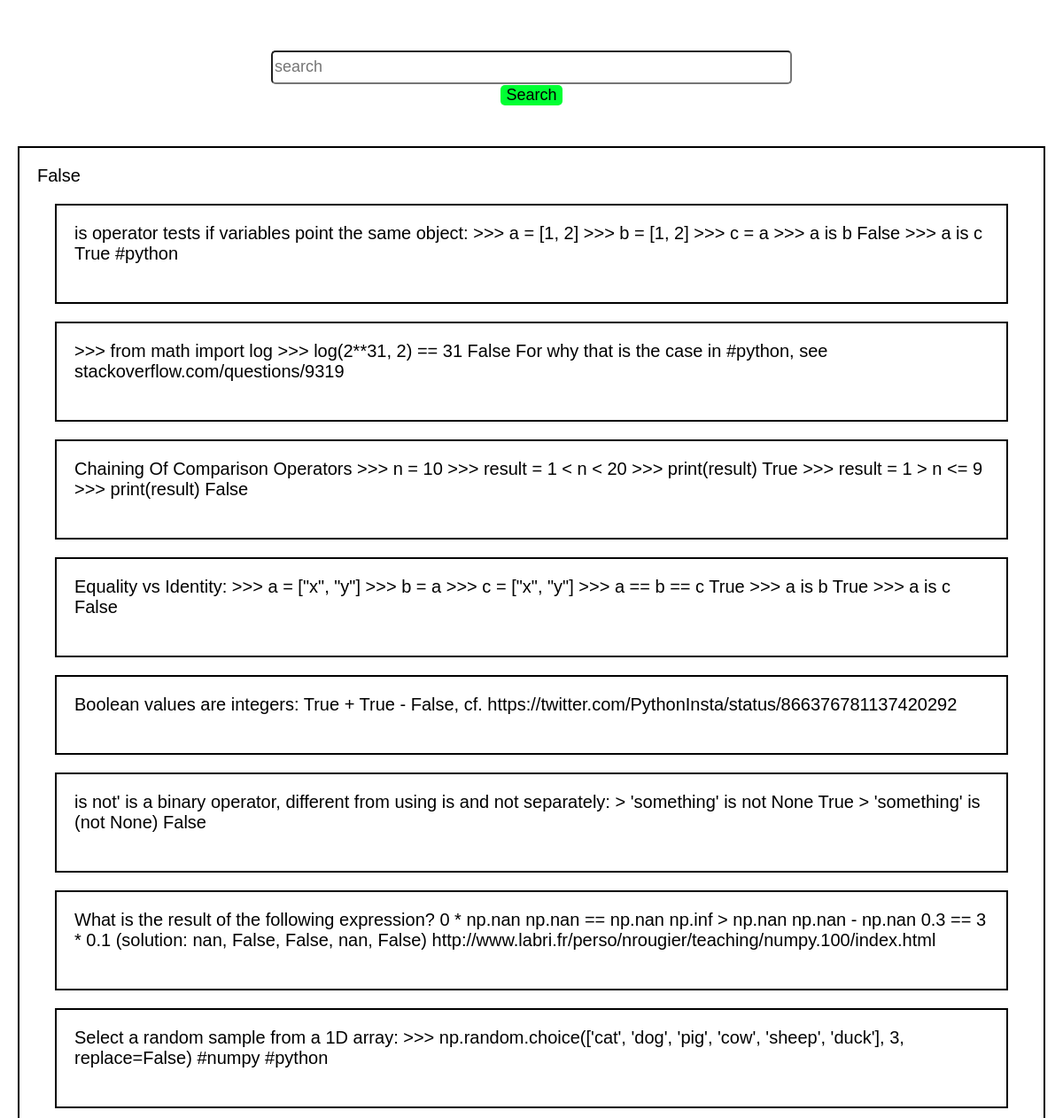
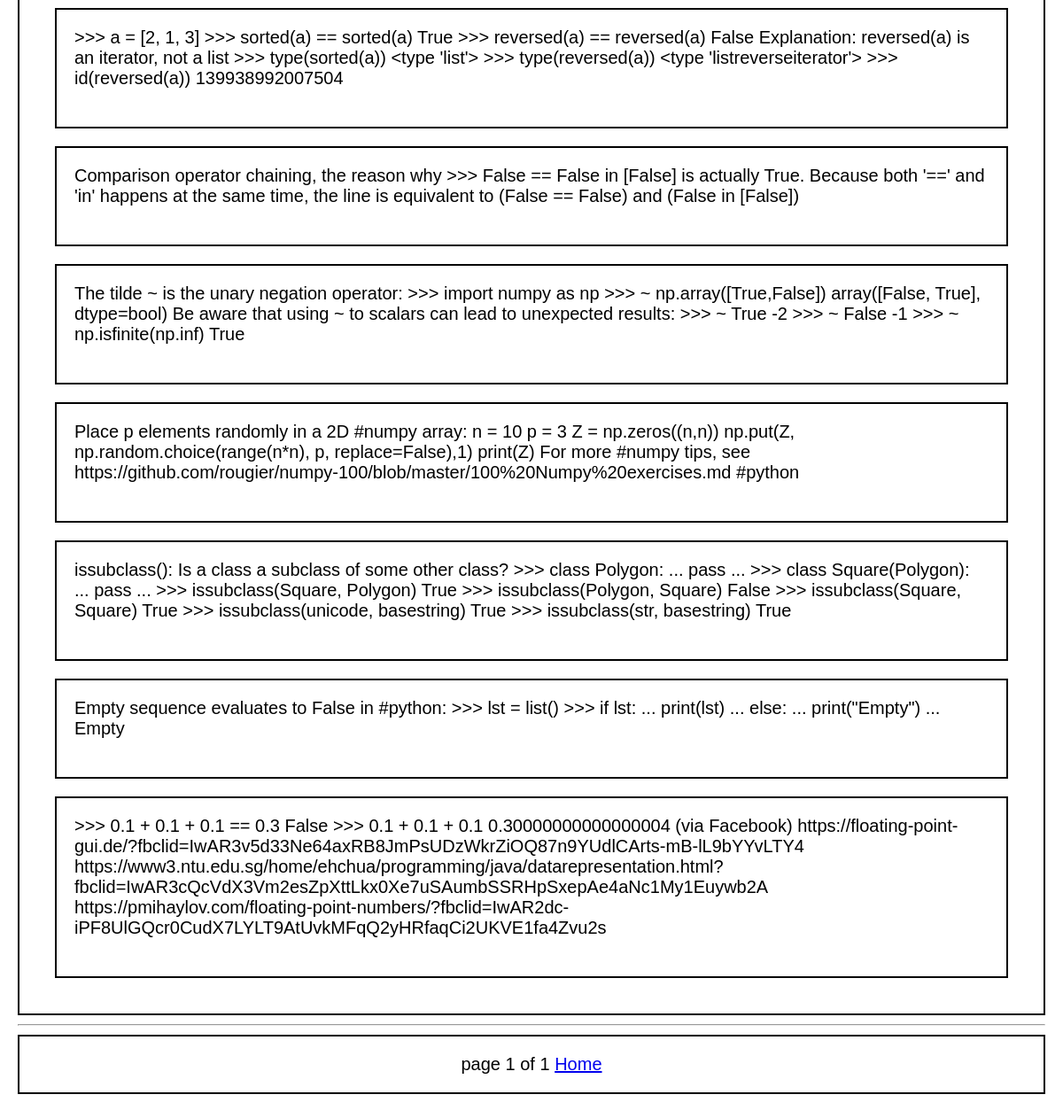
The app's page /search/ with its own data (2 pictures, top to bottom).
### tips/models.py (models this page shows)
class Tweet(models.Model):
    username = models.CharField(max_length=140, blank=False, null=False)
    tip = models.CharField(max_length=140, blank=False, null=False)
    email = models.EmailField(max_length=200, blank=True, null=True)
    created_at = models.DateTimeField(max_length=100, auto_now_add=True,)
    updated = models.DateTimeField(auto_now=True, blank=True)
    def __str__(self):
        return f'{self.tip}'

### tips/views.py (the view)
def search_result(request):
    template = 'tips/search_result.html'
    searchword = request.GET.get('query', False)
    python_tips = Tweet.objects.filter(tip__contains=searchword)
    page_number = request.GET.get('page')
    paginator = Paginator(python_tips, 20)
    try:
        tweets = paginator.page(page_number)
    except PageNotAnInteger:
        tweets = paginator.page(1)
    except EmptyPage:
        tweets = paginator.page(paginator.num_pages)
    context = {'tweets': tweets, 'searchword': searchword}
    return render(request, template, context)

### tips/templates/tips/search_result.html (shortened to what this page needs)
{% extends 'tips/base.html' %}
{% block body %}
{{ searchword }}
    {% for tweet in tweets  %}
    <div class="pytip">
        {{tweet}}<br><br>
    </div>
    {% endfor %}
{% endblock %}

### tips/templates/tips/base.html (style rules this page uses)
body { color:black; font: 20px bold ariel,sans-serif; margin: 10px auto; padding: 20px; }
.pytip { border: 2px solid black; padding: 20px; margin: 20px }

### records on screen
Tweet: tip "is operator tests if variables point the same object: >>> a = [1, 2] >>> b = [1, 2] >>> c = a >>> a is b False >>> a is c True #python"
Tweet: tip ">>> from math import log >>> log(2**31, 2) == 31 False For why that is the case in #python, see stackoverflow.com/questions/9319"
Tweet: tip "Chaining Of Comparison Operators >>> n = 10 >>> result = 1 < n < 20 >>> print(result) True >>> result = 1 > n <= 9 >>> print(result) False"
Tweet: tip "Equality vs Identity: >>> a = [\"x\", \"y\"] >>> b = a >>> c = [\"x\", \"y\"] >>> a == b == c True >>> a is b True >>> a is c False"
Tweet: tip "Boolean values are integers: True + True - False, cf. https://twitter.com/PythonInsta/status/866376781137420292"
Tweet: tip "is not' is a binary operator, different from using is and not separately: > 'something' is not None True > 'something' is (not None) False"
Tweet: tip "What is the result of the following expression? 0 * np.nan np.nan == np.nan np.inf > np.nan np.nan - np.nan 0.3 == 3 * 0.1 (solution: nan, False, False, nan, False) http://www.labri.fr/perso/nrougier/teaching/numpy.100/index.html"
Tweet: tip "Select a random sample from a 1D array: >>> np.random.choice(['cat', 'dog', 'pig', 'cow', 'sheep', 'duck'], 3, replace=False) #numpy #python"
Tweet: tip ">>> a = [2, 1, 3] >>> sorted(a) == sorted(a) True >>> reversed(a) == reversed(a) False Explanation: reversed(a) is an iterator, not a list >>> type(sorted(a)) <type 'list'> >>> type(reversed(a)) <type 'listreverseiterator'> >>> id(reversed(a)) 139938992007504"
Tweet: tip "Comparison operator chaining, the reason why >>> False == False in [False] is actually True. Because both '==' and 'in' happens at the same time, the line is equivalent to (False == False) and (False in [False])"
Tweet: tip "The tilde ~ is the unary negation operator: >>> import numpy as np >>> ~ np.array([True,False]) array([False, True], dtype=bool) Be aware that using ~ to scalars can lead to unexpected results: >>> ~ True -2 >>> ~ False -1 >>> ~ np.isfinite(np.inf) True"
Tweet: tip "Place p elements randomly in a 2D #numpy array: n = 10 p = 3 Z = np.zeros((n,n)) np.put(Z, np.random.choice(range(n*n), p, replace=False),1) print(Z) For more #numpy tips, see https://github.com/rougier/numpy-100/blob/master/100%20Numpy%20exercises.md #python"
Tweet: tip "issubclass(): Is a class a subclass of some other class? >>> class Polygon: ... pass ... >>> class Square(Polygon): ... pass ... >>> issubclass(Square, Polygon) True >>> issubclass(Polygon, Square) False >>> issubclass(Square, Square) True >>> issubclass(unicode, basestring) True >>> issubclass(str, basestring) True"
Tweet: tip "Empty sequence evaluates to False in #python: >>> lst = list() >>> if lst: ... print(lst) ... else: ... print(\"Empty\") ... Empty"
Tweet: tip ">>> 0.1 + 0.1 + 0.1 == 0.3 False >>> 0.1 + 0.1 + 0.1 0.30000000000000004 (via Facebook) https://floating-point-gui.de/?fbclid=IwAR3v5d33Ne64axRB8JmPsUDzWkrZiOQ87n9YUdlCArts-mB-lL9bYYvLTY4 https://www3.ntu.edu.sg/home/ehchua/programming/java/datarepresentation.html?fbclid=IwAR3cQcVdX3Vm2esZpXttLkx0Xe7uSAumbSSRHpSxepAe4aNc1My1Euywb2A https://pmihaylov.com/floating-point-numbers/?fbclid=IwAR2dc-iPF8UlGQcr0CudX7LYLT9AtUvkMFqQ2yHRfaqCi2UKVE1fa4Zvu2s"

### other values on screen
{{ searchword }} "False"
{{ tweets.number }} "1"
{{ tweets.paginator.num_pages }} "1"
